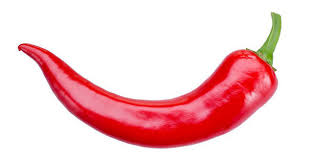
#> input picture images/ot.jpg, 313 x 161 px
$ python hu_moments.py
#> lines starting #> are read from the running program, lines starting #| are printed output that depends on the picture
import cv2
import numpy as np
import matplotlib.pyplot as plt

def hu_moments(img):
    # Convert the image to grayscale
    img = cv2.cvtColor(img, cv2.COLOR_BGR2GRAY)

    # Resize the image to 128x128
    img = cv2.resize(img, (128, 128))

    # Get the dimensions of the image
    x, y = img.shape

    # Calculate the centroid of the image
    x_ = 0
    y_ = 0
    sum = 0

    for i in range(x):
        for j in range(y):
            x_ += (i+1) * img[i][j]
            y_ += (j+1) * img[i][j]
            sum += img[i][j]

    x_ = x_/sum
    y_ = y_/sum

    # Define the mpq and Mpq functions
    def mpq(p, q):
        sum = 0
        for i in range(x):
            for j in range(y):
                sum += (i+1-x_)**p * (j+1-y_)**q * img[i][j]
        return sum

    def Mpq(p, q):
        return mpq(p, q)/(mpq(0, 0)**((p+q)/2+1))

    # Calculate the 7 Hu moments
    S1 = Mpq(2, 0) + Mpq(0, 2)
    S2 = (Mpq(2, 0) - Mpq(0, 2))**2 + 4*Mpq(1, 1)**2
    S3 = (Mpq(3, 0) - 3*Mpq(1, 2))**2 + (3*Mpq(2, 1) - Mpq(0, 3))**2
    S4 = (Mpq(3, 0) + Mpq(1, 2))**2 + (Mpq(2, 1) + Mpq(0, 3))**2
    S5 = (Mpq(3, 0) - 3*Mpq(1, 2))*(Mpq(3, 0) + Mpq(1, 2))*((Mpq(3, 0) + Mpq(1, 2))**2 - 3*(Mpq(2, 1) + Mpq(0, 3))**2) + (3*Mpq(2, 1) - Mpq(0, 3))*(Mpq(2, 1) + Mpq(0, 3))*(3*(Mpq(3, 0) + Mpq(1, 2))**2 - (Mpq(2, 1) + Mpq(0, 3))**2)
    S6 = (Mpq(2, 0) - Mpq(0, 2))*((Mpq(3, 0) + Mpq(1, 2))**2 - (Mpq(2, 1) + Mpq(0, 3))**2) + 4*Mpq(1, 1)*(Mpq(3, 0) + Mpq(1, 2))*(Mpq(2, 1) + Mpq(0, 3))
    S7 = (3*Mpq(2, 1) - Mpq(0, 3))*(Mpq(3, 0) + Mpq(1, 2))*((Mpq(3, 0) + Mpq(1, 2))**2 - 3*(Mpq(2, 1) + Mpq(0, 3))**2) + (3*Mpq(1, 2) - Mpq(3, 0))*(Mpq(2, 1) + Mpq(0, 3))*(3*(Mpq(3, 0) + Mpq(1, 2))**2 - (Mpq(2, 1) + Mpq(0, 3))**2)

    return S1, S2, S3, S4, S5, S6, S7

# Load the images
chilli_train = cv2.imread('images/ot.jpg')
#> chilli_train is the input picture: shape (161, 313, 3); mean B, G, R 207.7, 204.8, 245.5
tomato_train= cv2.imread('images/cachua.jpg')
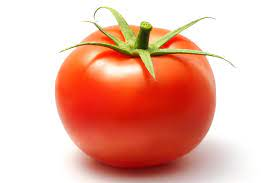
#> input picture images/cachua.jpg, 275 x 183 px
#> tomato_train is the input picture: shape (183, 275, 3); mean B, G, R 167.5, 182.2, 234.7
tomato_test= cv2.imread('images/cachua2.jpg')
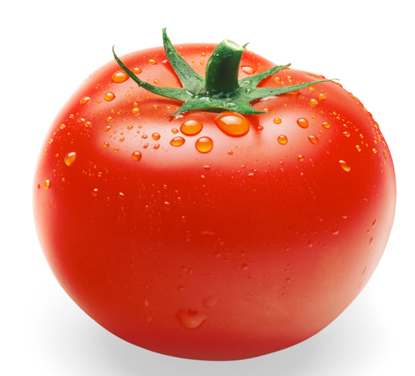
#> input picture images/cachua2.jpg, 415 x 376 px
#> tomato_test is the input picture: shape (376, 415, 3); mean B, G, R 132.1, 148.6, 226
chilli_test = cv2.imread('images/ot2.jpg')
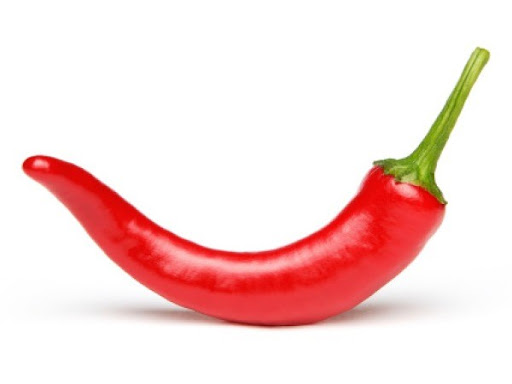
#> input picture images/ot2.jpg, 512 x 384 px
#> chilli_test is the input picture: shape (384, 512, 3); mean B, G, R 218.2, 220.3, 247.8

# Calculate the Hu moments
chilli_train_hu_moments = hu_moments(chilli_train)
#> after the loop in hu_moments, `for i in range(x):`: sum = 3559553; x_ = 219281730; y_ = 226480293
#> in hu_moments, `x_ = x_/sum`: x_ = 61.6
#> in hu_moments, `y_ = y_/sum`: y_ = 63.63
#> after the loop in mpq, `for i in range(x):`: sum = 5.21e+09
#> in hu_moments, `S1 = Mpq(2, 0) + Mpq(0, 2)`: S1 = 0.000821
#> in hu_moments, `S2 = (Mpq(2, 0) - Mpq(0, 2))**2 + 4*Mpq(1, 1)**2`: S2 = 2.3e-11
#> in hu_moments, `S3 = (Mpq(3, 0) - 3*Mpq(1, 2))**2 + (3*Mpq(2, 1) - Mpq(0, 3))**2`: S3 = 2.51e-13
#> in hu_moments, `S4 = (Mpq(3, 0) + Mpq(1, 2))**2 + (Mpq(2, 1) + Mpq(0, 3))**2`: S4 = 3.87e-12
#> in hu_moments, `S5 = (Mpq(3, 0) - 3*Mpq(1, 2))*(Mpq(3, 0) + Mpq(1, 2))*((Mpq(3, 0) + M..`: S5 = -3.33e-24
#> chilli_train_hu_moments = (0.000821, 2.3e-11, 2.51e-13, 3.87e-12, -3.33e-24, -4.93e-18, 1.86e-24)
tomato_train_hu_moments = hu_moments(tomato_train)
#> in hu_moments (call 2), `img = cv2.resize(img, (128, 128))`:
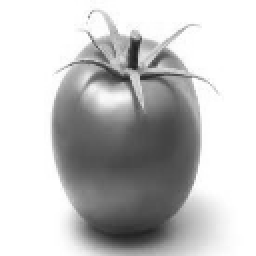
#> img: shape (128, 128) (shown 2 times larger); min 30, max 255, mean 196.2
#> after the loop in hu_moments (call 2), `for i in range(x):`: sum = 3213941; x_ = 194787039; y_ = 205780118
#> in hu_moments (call 2), `x_ = x_/sum`: x_ = 60.61
#> in hu_moments (call 2), `y_ = y_/sum`: y_ = 64.03
#> tomato_train_hu_moments = (0.000975, 3.91e-09, 1.73e-12, 5.6e-12, -1.74e-23, -3.5e-16, -7.4e-25)
tomato_test_hu_moments = hu_moments(tomato_test)
#> in hu_moments (call 3), `img = cv2.cvtColor(img, cv2.COLOR_BGR2GRAY)`:
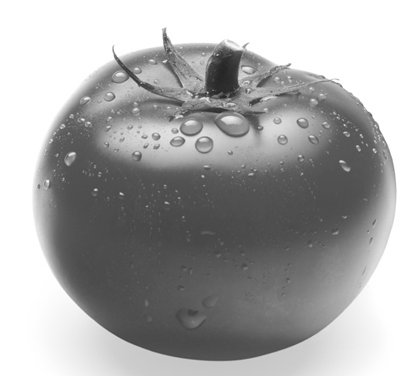
#> img: shape (376, 415); min 37, max 255, mean 169.9
#> in hu_moments (call 3), `img = cv2.resize(img, (128, 128))`:
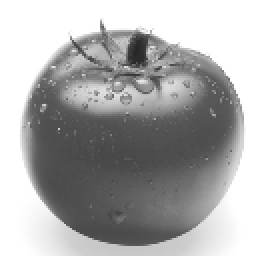
#> img: shape (128, 128) (shown 2 times larger); min 38, max 255, mean 169.8
#> after the loop in hu_moments (call 3), `for i in range(x):`: sum = 2781608; x_ = 166542898; y_ = 178287978
#> in hu_moments (call 3), `x_ = x_/sum`: x_ = 59.87
#> in hu_moments (call 3), `y_ = y_/sum`: y_ = 64.1
#> tomato_test_hu_moments = (0.00118, 5.17e-10, 6.25e-13, 1.47e-11, -3.52e-23, -3.12e-16, 2.69e-23)
chilli_test_hu_moments = hu_moments(chilli_test)
#> in hu_moments (call 4), `img = cv2.resize(img, (128, 128))`:
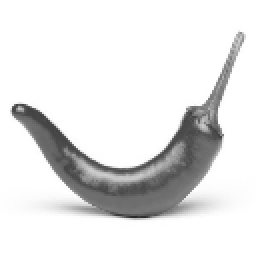
#> img: shape (128, 128) (shown 2 times larger); min 41, max 255, mean 228.3
#> after the loop in hu_moments (call 4), `for i in range(x):`: sum = 3740584; x_ = 233750171; y_ = 239592634
#> in hu_moments (call 4), `x_ = x_/sum`: x_ = 62.49
#> in hu_moments (call 4), `y_ = y_/sum`: y_ = 64.05
#> chilli_test_hu_moments = (0.000767, 6.66e-11, 1.37e-14, 1.61e-12, -1.75e-25, 1.21e-17, -1.64e-25)

# [4 lines of commented-out code are left out]


def manhattan_distance(humoments1, humoments2):
    return np.sum(np.abs(np.array(humoments1) - np.array(humoments2)))

def euclidean_distance(humoments1, humoments2):
    return np.sqrt(np.sum(np.square(np.array(humoments1) - np.array(humoments2))))

# template_matching can choice manhattan_distance or euclidean_distance
def template_matching(humoments, humoments_list, threshold, distance_type = 'manhattan'):
#> called with threshold = 0.1, distance_type = 'manhattan'
    if distance_type == 'manhattan':
        distance = manhattan_distance
    else:
        distance = euclidean_distance
    min_distance = distance(humoments, humoments_list[0])
#> min_distance = 5.44e-05
    min_index = 0
    for i in range(1, len(humoments_list)):
        d = distance(humoments, humoments_list[i])
        if d < min_distance:
            min_distance = d
            min_index = i
#> this loop made 1 pass
#> d on pass 1: 0.000208
#> after the loop, min_distance = 5.44e-05; min_index = 0
    if min_distance < threshold:
        return min_index
    return -1

# Compare the Hu moments of the test images with the Hu moments of the training images
result_manhattan_distance = template_matching(chilli_test_hu_moments, [chilli_train_hu_moments, tomato_train_hu_moments], 0.1)
#> result_manhattan_distance = 0
if result_manhattan_distance == 0:
    print('manhattan_distance: Chilli')
else:
    print('manhattan_distance: Tomato')

result_euclidean_distance = template_matching(tomato_test_hu_moments, [chilli_train_hu_moments, tomato_train_hu_moments], 0.1, 'euclidean')
#> the loop in template_matching (call 2), `for i in range(1, len(humoments_list)):` made 1 pass
#> (d, min_distance) on pass 1: (0.000205, 0.000205)
#> result_euclidean_distance = 1
if result_euclidean_distance == 0:
    print('euclidean_distance: Chilli')
else:
    print('euclidean_distance: Tomato')
